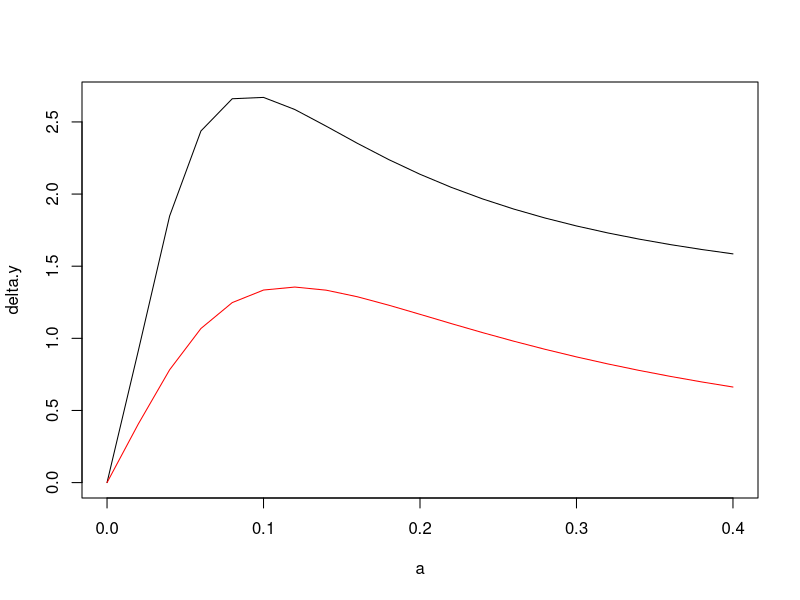
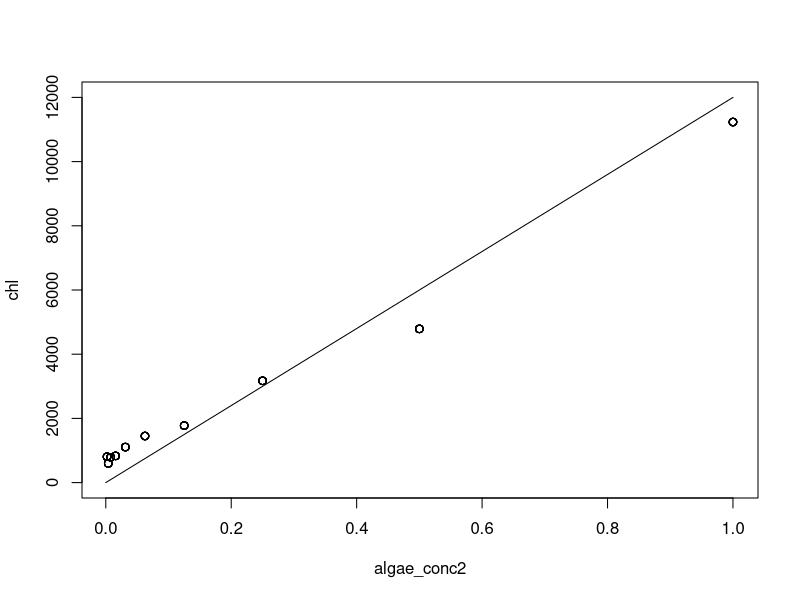
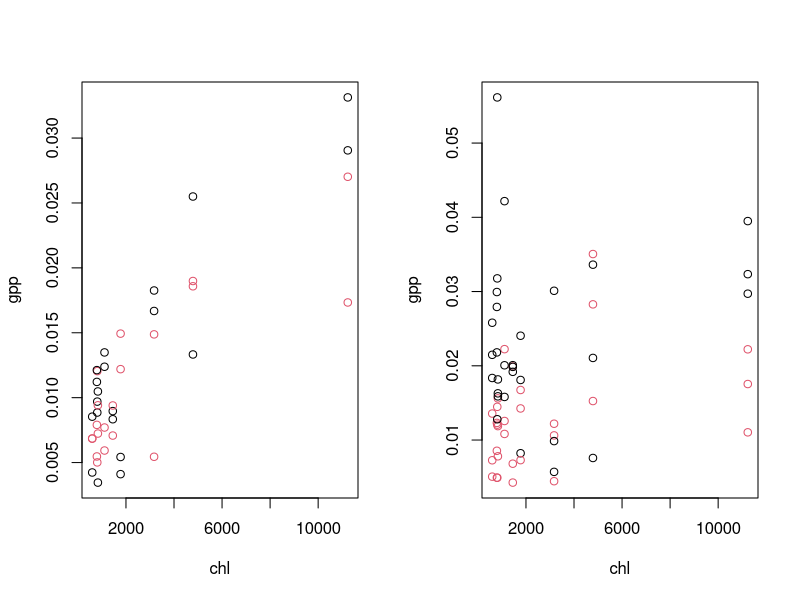
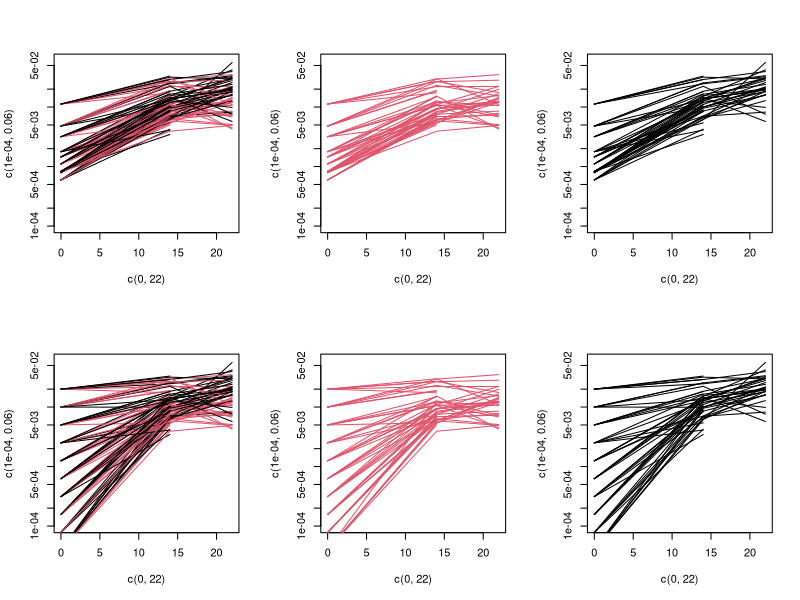
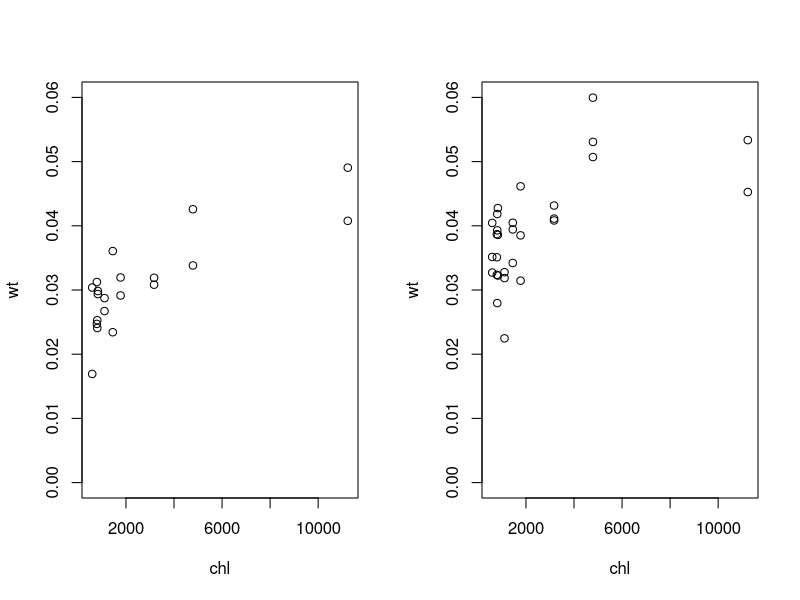
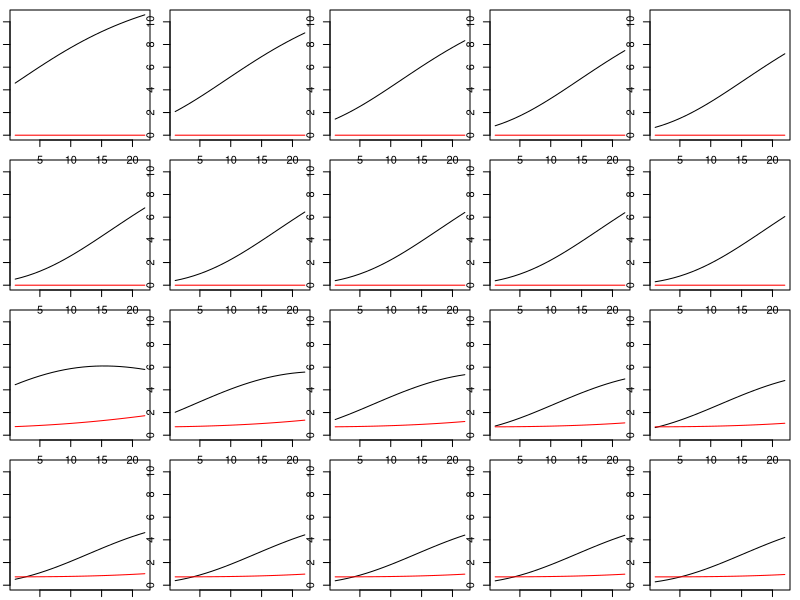

These figures' R source, in order: (Note: this script raises an error after producing the figures.)


trajectory <- function(z.init, # a matrix where the first column describes initial algal biomass and the second describes initial midge biomass
                       r, # the per capita growth rate of algae
                       K, #the density dependent term in gomptertz model
                       a, #the per unit biomass consumption rate of midges on algae
                       c, # the production efficiency of midges
                       m, #basal metabolic rate
                       Tmax){ 
  trajlist <- list()
  
	for(i in 1:nrow(z.init)){
		x <- z.init[i,1]
		y <- z.init[i,2]
	
		X <- matrix(NA, 2, Tmax)
		for(t in 1:Tmax){
			#x.next <- exp(r*(1 - x/K))*x - a*x*y
			x.next <- exp(r)*x^K - a*x*y #growth of algae
			y <- y + c*a*x*y - m #change in midge biomass
			x <- x.next
			y <- max(y,0)

			X[,t] <- matrix(c(x,y),2,1)
		}	
		
		trajlist[[i]] <- data.frame(run_index = i, t = 1:Tmax, t(X))
		if(i == 1) maxX <- max(X)
		plot(X[1,], typ="l", ylim=c(0,maxX))
		lines(X[2,], col="red")
	}
  return(trajlist)
}



growth <- function(z.init, r, K, a, c, m, Tmax){
	
	X <- matrix(NA, nrow(z.init), 2)
	for(i in 1:nrow(z.init)){
		x <- z.init[i,1]
		y <- z.init[i,2]
		for(t in 1:Tmax){
			#x.next <- exp(r*(1 - x/K))*x - a*x*y
			x.next <- exp(r)*x^K - a*x*y
			y <- y + c*a*x*y - m
			x <- x.next
		}
		X[i,] <- c(x,y)
	}	
	
	return(cbind(x.growth=exp(r)*X[,1]^K, ### should be exp(r)*(1-x/K)  # the per capita growth rate of algae
	             delta.y=X[,2] - z.init[,2])) 
}

#############################################################
# Calculate the midge growth as a function of their consumption rate

x.init = .5
y.init = 1
r = .2
K = 0.9
q = 0
c = 0.3
m = .0
Tmax = 22

a.range <- .02*(0:20)
x.init.range <- c(.5, 4)
df <- data.frame(a = rep(a.range, times=length(x.init.range)), x.init=rep(x.init.range, each=length(a.range)))
for(x.init in x.init.range) for(a in a.range){
	X <- growth(z.init = cbind(x.init, y.init), r = r, K = K, a = a, c = c, m = m, Tmax = Tmax)
	df$x.growth[df$a == a & df$x.init == x.init] <- X[1]
	df$delta.y[df$a == a & df$x.init == x.init] <- X[2]
}

par(mfrow=c(1,1))
plot(delta.y ~ a, data=df[df$x.init==x.init.range[2],], typ="l")
lines(delta.y ~ a, data=df[df$x.init==x.init.range[1],], col="red")

#############################################################
# Look at data
read.csv("data.csv")
read.csv("data2.csv")

data <- read.csv("microcosm_biomass.csv")
names(data)

# midge weights at time 0
init.midges <- data[is.na(data$algae_conc2),]
y.init.mean <- sum(init.midges$live_tt * init.midges$wt)/sum(init.midges$live_tt)
c(min(init.midges$wt), y.init.mean,max(init.midges$wt))

# midge weights at time 14
midge.wt <- data$wt[data$day == 14 & data$midge == "Midges"]
c(min(midge.wt, na.rm=T), mean(midge.wt, na.rm=T), max(midge.wt, na.rm=T))

# midge weights at time 22
midge.wt <- data$wt[data$day == 22 & data$midge == "Midges"]
c(min(midge.wt, na.rm=T), mean(midge.wt, na.rm=T), max(midge.wt, na.rm=T))

# prune to experimental falcon tubes
data <- data[!is.na(data$algae_conc2),]
data <- data[order(data$day),]
data <- data[order(data$coreid),]
data$midge.trt <- data$midge == "Midges"

################################
# algae
plot(chl ~ algae_conc2, data=data, ylim=c(0,1.2*10^4))
lines(c(0, 1), c(0, 1.2*10^4))

par(mfrow=c(1,2))
plot(gpp ~ chl, data=data[data$day == 14,], col=midge.trt+1)
plot(gpp ~ chl, data=data[data$day == 22,], col=midge.trt+1)

summary(lm(gpp ~ chl + day*midge.trt, data=data))

# algal trajectories
gpp.rate <- 10^-6

par(mfrow=c(2,3))
plot(c(0,22),c(0.0001, .06), typ="n", log="y")
for(i.core in unique(data$coreid)){
	d <- data[data$coreid == i.core,]
	df <- data.frame(day=c(0,d$day), gpp=c(gpp.rate*d$chl[nrow(d)], d$gpp))
	lines(gpp ~ day, data = df, col=d$midge.trt[1]+1)
}
plot(c(0,22),c(0.0001, .06), typ="n", log="y")
for(i.core in unique(data$coreid)){
	d <- data[data$coreid == i.core,]
	df <- data.frame(day=c(0,d$day), gpp=c(gpp.rate*d$chl[nrow(d)], d$gpp))
	if(d$midge.trt[1]) lines(gpp ~ day, data = df, col=d$midge.trt[1]+1)
}
plot(c(0,22),c(0.0001, .06), typ="n", log="y")
for(i.core in unique(data$coreid)){
	d <- data[data$coreid == i.core,]
	df <- data.frame(day=c(0,d$day), gpp=c(gpp.rate*d$chl[nrow(d)], d$gpp))
	if(!d$midge.trt[1]) lines(gpp ~ day, data = df, col=d$midge.trt[1]+1)
}

gpp.rate <- 2*10^-2

plot(c(0,22),c(0.0001, .06), typ="n", log="y")
for(i.core in unique(data$coreid)){
	d <- data[data$coreid == i.core,]
	df <- data.frame(day=c(0,d$day), gpp=c(gpp.rate*d$algae_conc2[nrow(d)], d$gpp))
	lines(gpp ~ day, data = df, col=d$midge.trt[1]+1)
}
plot(c(0,22),c(0.0001, .06), typ="n", log="y")
for(i.core in unique(data$coreid)){
	d <- data[data$coreid == i.core,]
	df <- data.frame(day=c(0,d$day), gpp=c(gpp.rate*d$algae_conc2[nrow(d)], d$gpp))
	if(d$midge.trt[1]) lines(gpp ~ day, data = df, col=d$midge.trt[1]+1)
}
plot(c(0,22),c(0.0001, .06), typ="n", log="y")
for(i.core in unique(data$coreid)){
	d <- data[data$coreid == i.core,]
	df <- data.frame(day=c(0,d$day), gpp=c(gpp.rate*d$algae_conc2[nrow(d)], d$gpp))
	if(!d$midge.trt[1]) lines(gpp ~ day, data = df, col=d$midge.trt[1]+1)
}

################################
# midges
par(mfrow=c(1,2))
d <- data[data$midge.trt,]
plot(wt ~ chl, data=d[d$day == 14,], ylim =c(0,.06))
plot(wt ~ chl, data=d[d$day == 22,], ylim =c(0,.06))

#############################################################
# fit model
#============================================================
SSfit <- function(par, data, x.init, y.init, SS.weight, par.fixed=par.fixed, tofit = T){
	
	par.temp <- par.fixed
	par.temp[is.na(par.fixed)] <- par
	par <- par.temp

	r <- exp(par[1])
	K <-  exp(par[2])
	a <-  exp(par[3])
	ac <-  exp(par[4])
	m <-  exp(par[5])
	gpp.rate <-  exp(par[6])

	x <- x.init
	y <- y.init
	
	Tmax <- 22
	
	SS1 <- 0
	SS2 <- 0
	for(t in 1:Tmax){
		#x.next <- exp(r*(1 - x/K))*x - a*x*y
		x.next <- exp(r)*x^K - a*x*y
		y <- y + ac*x*y - m
		x <- x.next
		
		# if(!tofit) show(c(mean(x), mean(y)))
				
		if(t == 14){
			dif.x <- log(gpp.rate*x) - log(data$x[data$day == 14])
			SS1 <- SS1 + sum(dif.x^2)
			
			sampled.data <- (data$day == 14) & !is.na(data$y) & (data$midge == "Midges")
			sampled.sim <- data$coreid[sampled.data]
			dif.y <- log(y[sampled.sim]) - log(data$y[sampled.data])
			#dif.y <- y[sampled.sim] - data$wt[sampled.data]
			SS2 <- SS2 + sum(dif.y^2)
		}
		
		if(t == 22){
			sampled.data <- data$day == 22
			sampled.sim <- data$coreid[sampled.data]
			dif.x <- log(gpp.rate*x[sampled.sim]) - log(data$x[sampled.data])
			SS1 <- SS1 + sum(dif.x^2)
			
			sampled.data <- (data$day == 22) & (data$midge == "Midges") & !is.na(data$y)
			sampled.sim <- data$coreid[sampled.data]
			dif.y <- log(y[sampled.sim]) - log(data$y[sampled.data])
			#dif.y <- y[sampled.sim] - data$wt[sampled.data]
			SS2 <- SS2 + sum(dif.y^2)
		}
	}
	if(tofit){
		if(any(is.nan(x))) {
			return(10^8)
		}else{
			return(SS1 + SS.weight*SS2)
		}
	}else{
		return(c(SS1,SS.weight*SS2, exp(par), mean(x), mean(y)))
	}
}

#============================================================
# midge.trt.row <- data$coreid[data$midge == "Midges" & data$day==14]


# ADD INDICATOR VARIABLES ##

# standardize variables
data$x <- data$gpp/mean(data$gpp, na.rm=T)
data$x0 <- data$chl/mean(data$chl, na.rm=T)
data$y <- data$wt/mean(data$wt, na.rm=T)
data$y0 <- 0
data$y0[data$midge.trt] <- y.init.mean/mean(data$wt, na.rm=T)

# fit model
r <- .5
K <- .9
a <- .5
ac <- .03
m <- .001
gpp.rate <- 10^0

x.init <- data$x0[!is.na(data$x0)]
y.init <- data$y0[!is.na(data$x0)]
# cbind(x.init, y.init, data$midge[!is.na(data$x0)])

SS.weight <- 30

par.full <- log(c(r, K, a, ac, m, gpp.rate))
par.fixed <- c(NA, NA, NA, NA, NA, NA)
#par.fixed <- c(NA, log(K), NA, NA, NA, NA)
par <- par.full[is.na(par.fixed)]

SSmin <- 10^10
nrep <- 10
for (i.rep in 1:nrep){
	opt <- optim(par = par, fn=SSfit, data=data, x.init = x.init, y.init = y.init, SS.weight = SS.weight, par.fixed=par.fixed, method = "SANN")
	opt <- optim(par = opt$par, fn=SSfit, data=data, x.init = x.init, y.init = y.init, SS.weight = SS.weight, par.fixed=par.fixed, method = "Nelder-Mead")
	if(opt$value < SSmin){
		SSmin <- opt$value
		opt.opt <- opt
	}
	par <- exp(rnorm(n=length(par), sd=1)) * opt.opt$par
	show(c(opt$value, SSfit(par=opt$par, data=data, x.init = x.init, y.init=y.init, SS.weight = SS.weight, par.fixed=par.fixed, tofit=F)))
}
par.temp <- par.fixed
par.temp[is.na(par.fixed)] <- opt.opt$par
par <- par.temp

r <- exp(par[1])
K <- exp(par[2])
a <- exp(par[3])
ac <- exp(par[4])
c <- ac/a
m <- exp(par[5])
gpp.rate <- exp(par[6])
round(c(r=r, K=K, a=a, c=c, m=m, gpp.rate=gpp.rate, SS=opt.opt$value), digits=3)
       # r        K        a        c        m gpp.rate       SS 
   # 0.187    0.927    0.045    0.163    0.002    0.183   66.817 
 
   
# figures

x.sim <- unique(x.init[order(x.init, decreasing=T)])
y.sim <- unique(y.init[order(y.init)])
z.sim <- cbind(rep(x.sim, times=2), rep(y.sim, each=length(x.sim)))
Tmax <- 22

# trajectories
par(mfrow=c(4,5), mai=c(.1,.1,.1,.1))
trajectory(z.init = z.sim, r = r, K = K, a = a, c = c, m = m, Tmax = Tmax)

# Calculate the midge growth as a function of their consumption rate
a.range <- a*(0:40)/10
x.sim <- max(x.init)
# x.init.range <- c(min(x.init),mean(x.init),max(x.init))
y.init.sim <- y.init.mean/mean(data$wt, na.rm=T)
y.init.range <- c(1,3,5)*y.init.sim

df <- data.frame(a = rep(a.range, times=length(y.init.range)), y.init=rep(y.init.range, each=length(a.range)))
for(y.sim in y.init.range) for(a.sim in a.range){
	X <- growth(z.init = cbind(x.sim, y.sim), r = r, K = K, a = a.sim, c = c, m = m, Tmax = Tmax)
	df$x.growth[df$a == a.sim & df$y.init == y.sim] <- X[1]
	df$delta.y[df$a == a.sim & df$y.init == y.sim] <- X[2]
}

par(mfrow=c(1,1), mai=c(.8,.8,.1,.1))
plot(df$delta.y ~ a, data=df[df$y.init==y.init.range[1],], typ="l", ylim=c(0, max(df$delta.y)))
lines(delta.y ~ a, data=df[df$y.init==y.init.range[2],], col="red")
lines(delta.y ~ a, data=df[df$y.init==y.init.range[3],], col="blue")
lines(c(a,a),c(0,10), col="orange")
lines(c(0,10),c(0,0), lty=2)
